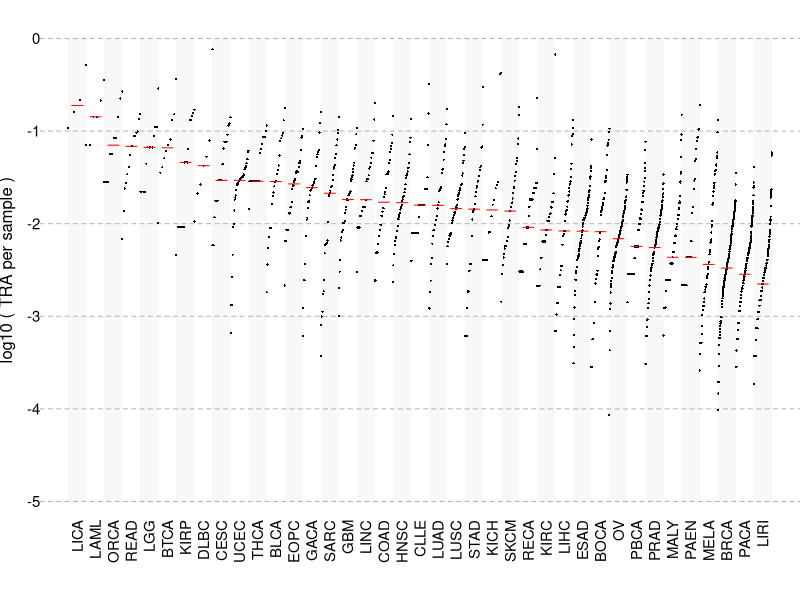

Here is the R script that generated this plot:
#' Compare mutation load against pcawg cohorts

#' @param col color vector for input pcawg cohort. Default gray70 and black.

#' @param bg_col background color. Default'#E0E0E0', '#FFFFFF'

#' @param medianCol color for median line. Default red.


bg_col = c('#E0E0E0', '#FFFFFF')

medianCol = 'red'

pcawg.cohort = data.table::fread("PCAWGid_TRAperSample_tumor.txt", sep = '\t', stringsAsFactors = FALSE)

#class(pcawg.cohort)

pcawg.cohort = pcawg.cohort[,.(Tumor_Sample_Barcode, total, cohort)]

pcawg.cohort$total = as.numeric(as.character(pcawg.cohort$total))


pcawg.cohort.med = pcawg.cohort[,.(.N, median(total)),cohort][order(V2, decreasing = TRUE)]

pcawg.cohort$cohort = factor(x = pcawg.cohort$cohort,levels = pcawg.cohort.med$cohort)

colnames(pcawg.cohort.med) = c('Cohort', 'Cohort_Size', 'Median_Mutations')

pcawg.cohort$pcawg = 'pcawg'

#return(pcawg.cohort)

pcawg.cohort = split(pcawg.cohort, as.factor(pcawg.cohort$cohort))

plot.dat = lapply(seq_len(length(pcawg.cohort)), function(i){
  
  x = pcawg.cohort[[i]]
  
  x = data.table::data.table(rev(seq(i-1, i, length.out = nrow(x))),
                             
                             x[order(total, decreasing = T), total],
                             
                             x[,pcawg])
  
  x
  
})

names(plot.dat) = names(pcawg.cohort)

y_lims = range(log10(data.table::rbindlist(l = plot.dat)[,V2]))

#y_lims = range(log10(unlist(lapply(plot.dat, function(x) max(x[,V2], na.rm = TRUE)))))

y_max = ceiling(max(y_lims))

y_min = floor(min(y_lims))

y_lims = c(y_min, y_max)

y_at = pretty(y_lims)





par(mar = c(4, 2, 1, 0))

plot(NA, NA, xlim = c(0, length(plot.dat)), ylim = y_lims, axes = FALSE, xlab = NA, ylab = NA)

rect(xleft = seq(0, length(plot.dat)-1, 1), ybottom = min(y_lims), xright = seq(1, length(plot.dat), 1),
     
     ytop = y_max, col = grDevices::adjustcolor(col = bg_col, alpha.f = 0.2),
     
     border = NA)

abline(h = pretty(y_lims), lty = 2, col = "gray70")

#abline(v = seq(1, length(plot.dat)), lty = 1, col = "gray70")


lapply(seq_len(length(plot.dat)), function(i){
  
  x = plot.dat[[i]]
  
  points(x$V1, log10(x$V2), pch = 16, cex = 0.3, col = 'black')
  
})


axis(side = 2, at = y_at, las = 2, line = -1, tick = FALSE, cex.axis = 0.9)

axis(side = 1, at = seq(0.5, length(plot.dat)-0.5, 1), labels = names(plot.dat),
     
     las = 2, tick = FALSE, line = -1, cex.axis = 0.9)

mtext(text = "log10 ( TRA per sample )", side = 2, line = 1.2, cex.lab = 0.9)



pcawg.cohort.med[, Median_Mutations_log10 := log10(Median_Mutations)]

lapply(seq_len(nrow(pcawg.cohort.med)), function(i){
  
  segments(x0 = i-0.8, x1 = i-0.2, y0 = pcawg.cohort.med[i, Median_Mutations_log10],
           
           y1 = pcawg.cohort.med[i, Median_Mutations_log10], col = medianCol)
  
})
